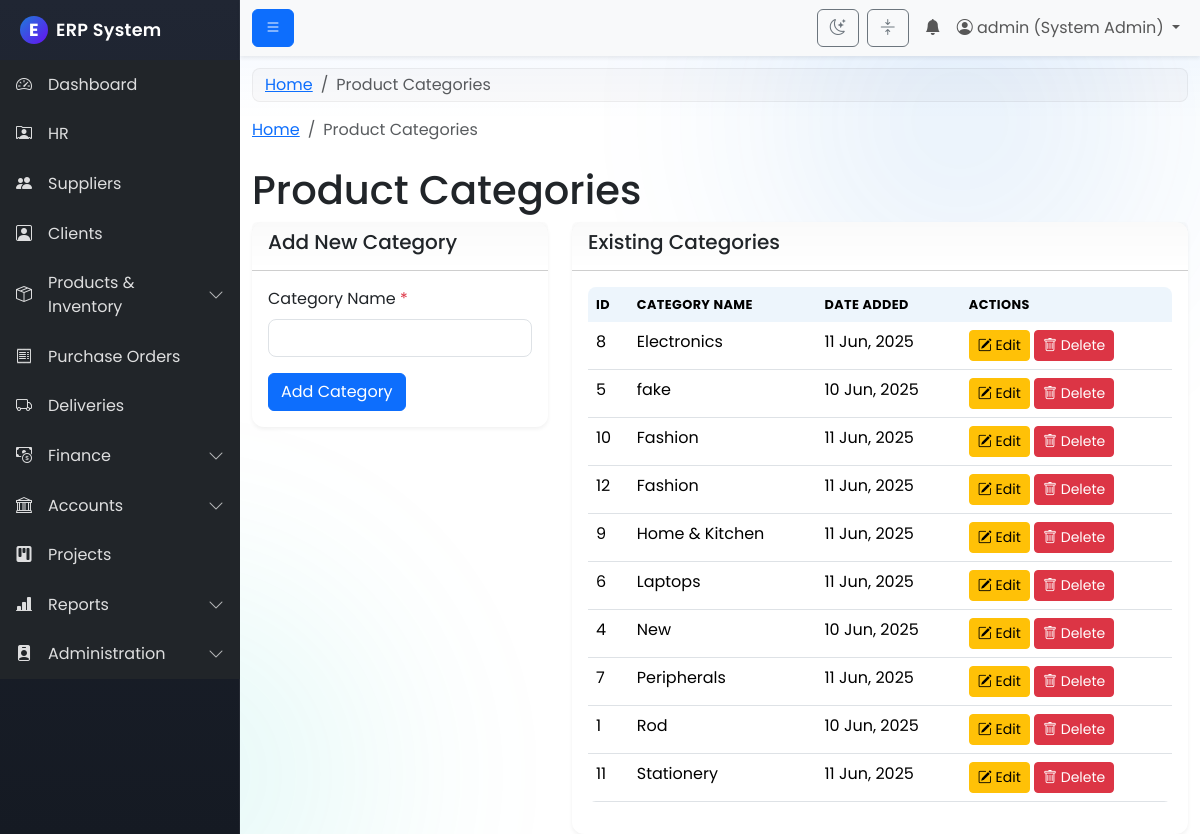
The page /modules/products/manage_categories.php (signed in) on the database as committed earlier.
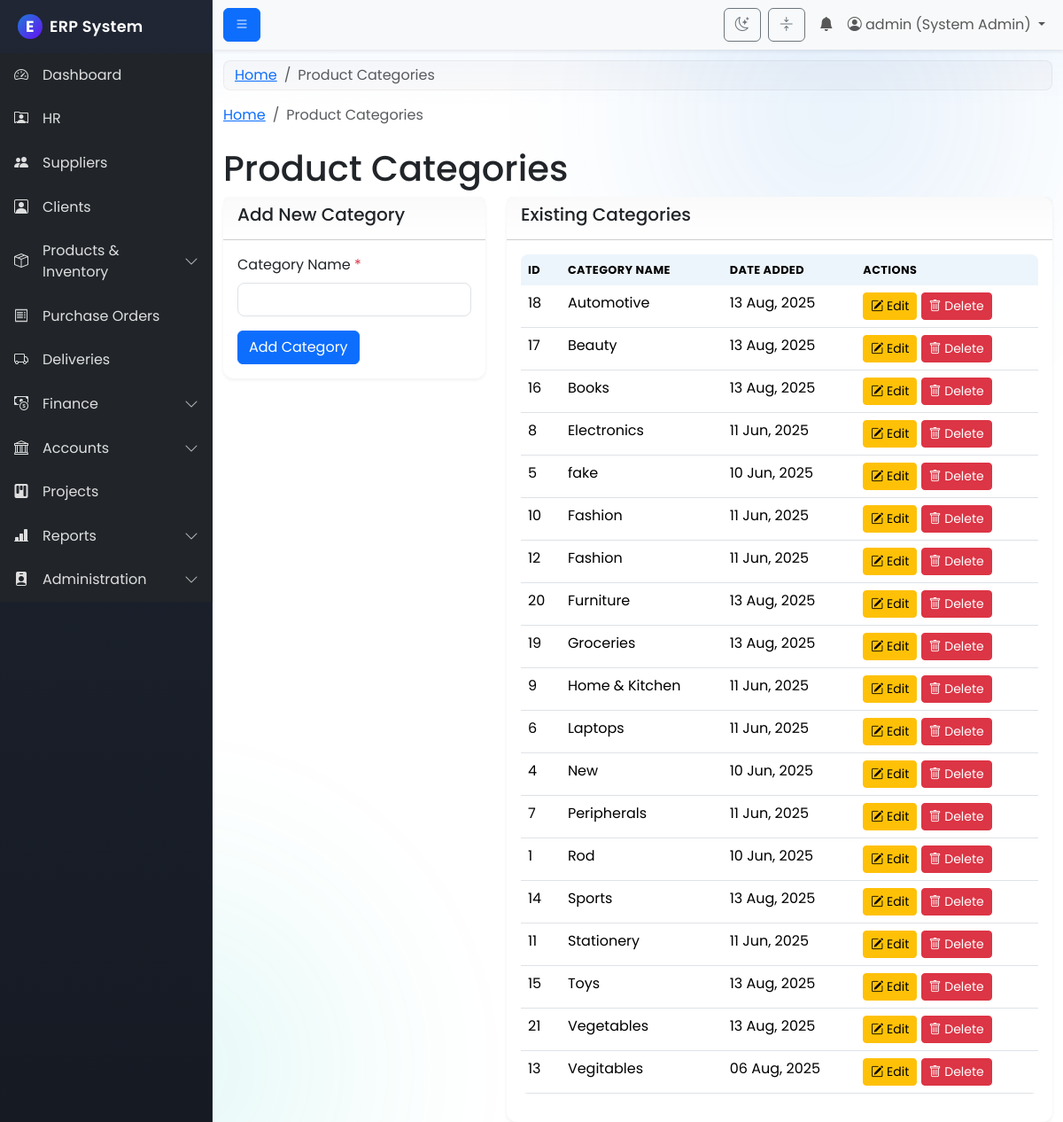
The same page on the database as committed later.
### tables this page shows
CREATE TABLE `product_categories` (
  `id` int(11) NOT NULL,
  `category_name` varchar(255) NOT NULL,
  `created_at` timestamp NOT NULL DEFAULT current_timestamp()
);

### includes/permissions.php (called while the page is built, shortened)
<?php
function has_permission($required_permissions) {
    if ($_SESSION['role_name'] == 'System Admin') {
        return true;
    }
    return false;
}
?>

### modules/products/manage_categories.php (the view, shortened to what this page needs)
<?php
$page_title = "Product Categories";
include('../../includes/header.php');
$conn = connect_db();
$sql = "SELECT * FROM product_categories ORDER BY category_name ASC";
$result = $conn->query($sql);
?>
<nav aria-label="breadcrumb">
  <ol class="breadcrumb">
    <li class="breadcrumb-item"><a href="/erp_project/dashboard.php">Home</a></li>
    <li class="breadcrumb-item active" aria-current="page">Product Categories</li>
  </ol>
</nav>
<h1 class="mt-4"><?php echo $page_title; ?></h1>
<div class="row">
    <?php if (has_permission(['Manager', 'Procurement Officer'])): ?>
        <div class="col-md-4">
            <div class="card">
                <div class="card-header">
                    <h5>Add New Category</h5>
                </div>
                <div class="card-body">
                    <form action="handle_add_category.php" method="POST">
                        <div class="mb-3">
                            <label for="category_name" class="form-label">Category Name <span class="text-danger">*</span></label>
                            <input type="text" class="form-control" id="category_name" name="category_name" required>
                        </div>
                        <button type="submit" class="btn btn-primary">Add Category</button>
                    </form>
                </div>
            </div>
        </div>
    <?php endif; ?>
    <div class="<?php echo has_permission(['Manager', 'Procurement Officer']) ? 'col-md-8' : 'col-md-12'; ?>">
        <div class="card">
            <div class="card-header">
                <h5>Existing Categories</h5>
            </div>
            <div class="card-body">
                <table class="table table-hover">
                    <thead>
                        <tr>
                            <th>ID</th>
                            <th>Category Name</th>
                            <th>Date Added</th>
                            <?php if (has_permission('Manager')): ?>
                                <th>Actions</th>
                            <?php endif; ?>
                        </tr>
                    </thead>
                    <tbody>
                        <?php if ($result && $result->num_rows > 0): ?>
                            <?php while($row = $result->fetch_assoc()): ?>
                                <tr>
                                    <td><?php echo $row['id']; ?></td>
                                    <td><?php echo htmlspecialchars($row['category_name']); ?></td>
                                    <td><?php echo date("d M, Y", strtotime($row['created_at'])); ?></td>
                                    <?php if (has_permission('Manager')): ?>
                                        <td>
                                            <button type="button" class="btn btn-sm btn-warning"
                                                    data-bs-toggle="modal"
                                                    data-bs-target="#editCategoryModal"
                                                    data-id="<?php echo $row['id']; ?>"
                                                    data-name="<?php echo htmlspecialchars($row['category_name']); ?>">
                                                <i class="bi bi-pencil-square"></i> Edit
                                            </button>
                                            <?php if (has_permission('Admin')):  ?>
                                            <button type="button" class="btn btn-sm btn-danger"
                                                    data-bs-toggle="modal"
                                                    data-bs-target="#deleteCategoryModal"
                                                    data-id="<?php echo $row['id']; ?>"
                                                    data-name="<?php echo htmlspecialchars($row['category_name']); ?>">
                                                <i class="bi bi-trash"></i> Delete
                                            </button>
                                            <?php endif; ?>
                                        </td>
                                    <?php endif; ?>
                                </tr>
                            <?php endwhile; ?>
                        <?php else: ?>
                            <tr>
                                <td colspan="4" class="text-center text-muted">No categories found.</td>
                            </tr>
                        <?php endif; ?>
                    </tbody>
                </table>
            </div>
        </div>
    </div>
</div>
<?php
include('../../includes/footer.php');
?>

### includes/header.php (shortened to what this page needs)
<?php
require_once 'permissions.php';
?>
<!DOCTYPE html>
<html lang="en" data-bs-theme="light">
<head>
    <link href="https://cdn.jsdelivr.net/npm/bootstrap@5.3.3/dist/css/bootstrap.min.css" rel="stylesheet">
    <link rel="stylesheet" href="https://cdn.jsdelivr.net/npm/bootstrap-icons@1.11.3/font/bootstrap-icons.min.css">
    <link rel="stylesheet" href="https://cdn.datatables.net/1.13.7/css/dataTables.bootstrap5.min.css">
    <link rel="stylesheet" href="/erp_project/assets/css/style.css">
</head>
<body>
<div class="d-flex" id="wrapper">
    <div class="bg-dark border-right" id="sidebar-wrapper">
        <div class="sidebar-heading text-white fw-semibold d-flex align-items-center gap-2"><span class="brand-logo">E</span><span>ERP System</span> </div>
        <div class="list-group list-group-flush">
            <a href="/erp_project/dashboard.php" class="list-group-item list-group-item-action bg-dark text-white"><i class="bi bi-speedometer2 me-2"></i>Dashboard</a>
            <?php if (has_permission('hr_view') || has_permission('hr_manage')): ?>
            <a href="/erp_project/modules/hr/view_employees.php" class="list-group-item list-group-item-action bg-dark text-white"><i class="bi bi-person-rolodex me-2"></i>HR</a>
            <?php endif; ?>
            <?php if (has_permission('supplier_view') || has_permission('po_create')): ?>
            <a href="/erp_project/modules/suppliers/view_suppliers.php" class="list-group-item list-group-item-action bg-dark text-white"><i class="bi bi-people-fill me-2"></i>Suppliers</a>
            <?php endif; ?>
            <?php if (has_permission('client_manage')): ?>
            <a href="/erp_project/modules/clients/view_clients.php" class="list-group-item list-group-item-action bg-dark text-white"><i class="bi bi-person-square me-2"></i>Clients</a>
            <?php endif; ?>
            <?php if (has_permission('inventory_view') || has_permission('asset_view') || has_permission('product_view') || has_permission('po_create')): ?>
            <a href="#productSubmenu" data-bs-toggle="collapse" class="list-group-item list-group-item-action bg-dark text-white"><i class="bi bi-box-seam me-2"></i>Products & Inventory</a>
            <?php endif; ?>
            <?php if (has_permission('po_view') || has_permission('po_create')): ?>
            <a href="/erp_project/modules/purchase_orders/view_pos.php" class="list-group-item list-group-item-action bg-dark text-white"><i class="bi bi-receipt me-2"></i>Purchase Orders</a>
            <?php endif; ?>
            <?php if (has_permission('inventory_view') || has_permission('procurement_view')): ?>
            <a href="/erp_project/modules/deliveries/view_deliveries.php" class="list-group-item list-group-item-action bg-dark text-white"><i class="bi bi-truck me-2"></i>Deliveries</a>
            <?php endif; ?>
            <?php if (has_permission('finance_view') || has_permission('payment_manage') || has_permission('budget_manage')): ?>
            <a href="#financeSubmenu" data-bs-toggle="collapse" class="list-group-item list-group-item-action bg-dark text-white"><i class="bi bi-cash-coin me-2"></i>Finance</a>
            <?php endif; ?>
            <?php if (has_permission('finance_view') || has_permission('reports_full_access')): ?>
            <a href="#accountsSubmenu" data-bs-toggle="collapse" class="list-group-item list-group-item-action bg-dark text-white"><i class="bi bi-bank me-2"></i>Accounts</a>
            <?php endif; ?>
            <?php if (has_permission('project_full_access') || has_permission('project_create')): ?>
            <a href="/erp_project/modules/projects/view_projects.php" class="list-group-item list-group-item-action bg-dark text-white"><i class="bi bi-kanban-fill me-2"></i>Projects</a>
            <?php endif; ?>
            <?php if (has_permission('reports_full_access') || has_permission('reports_po_only')): ?>
            <a href="#reportsSubmenu" data-bs-toggle="collapse" class="list-group-item list-group-item-action bg-dark text-white"><i class="bi bi-bar-chart-line-fill me-2"></i>Reports</a>
            <?php endif; ?>
            <?php if (has_permission('user_manage') || has_permission('supplier_info_approve')): ?>
            <a href="#adminSubmenu" data-bs-toggle="collapse" class="list-group-item list-group-item-action bg-dark text-white"><i class="bi bi-person-badge-fill me-2"></i>Administration</a>
            <?php endif; ?>
        </div>
    </div>
    <div id="page-content-wrapper" class="flex-grow-1">
        <nav class="navbar navbar-expand-lg bg-body-tertiary shadow-sm sticky-top">
            <div class="container-fluid">
                <button class="btn btn-primary" id="menu-toggle"><i class="bi bi-list"></i></button>
                <div class="collapse navbar-collapse" id="navbarSupportedContent">
                    <ul class="navbar-nav ms-auto mt-2 mt-lg-0 align-items-center">
                        <li class="nav-item me-2 d-flex align-items-center">
                            <button class="btn btn-outline-secondary" id="theme-toggle" type="button" aria-label="Toggle theme"><i class="bi bi-moon-stars"></i></button>
                        </li>
                        <li class="nav-item me-2 d-flex align-items-center">
                            <button class="btn btn-outline-secondary" id="density-toggle" type="button" aria-label="Toggle density" data-bs-toggle="tooltip" title="Compact density (Alt+D)"><i class="bi bi-arrows-collapse"></i></button>
                        </li>
                        <li class="nav-item dropdown">
                            <a class="nav-link" href="#" id="notificationDropdown" role="button" data-bs-toggle="dropdown" aria-expanded="false"><i class="bi bi-bell-fill"></i></a>
                        </li>
                        <li class="nav-item dropdown">
                            <a class="nav-link dropdown-toggle" id="navbarDropdown" href="#" role="button" data-bs-toggle="dropdown">
                                <i class="bi bi-person-circle"></i> <?php echo htmlspecialchars($_SESSION['username']); ?> (<?php echo htmlspecialchars($_SESSION['role_name']); ?>)
                            </a>
                        </li>
                    </ul>
                </div>
            </div>
        </nav>
        <div class="container-fluid">
            <div class="erp-breadcrumbs">
                <nav aria-label="breadcrumb">
                    <ol class="breadcrumb mb-0">
                        <li class="breadcrumb-item"><a href="/erp_project/dashboard.php">Home</a></li>
                        <li class="breadcrumb-item active" aria-current="page"><?php echo isset($page_title) ? htmlspecialchars($page_title) : 'Dashboard'; ?></li>
                    </ol>
                </nav>
            </div>

### includes/footer.php (shortened to what this page needs)
</div> </div> </div>
</body>
</html>

### assets/css/style.css (style rules this page uses)
:root { --erp-sidebar-width: 15rem; --erp-brand-primary: #1e7bd9; --erp-brand-secondary: #6c757d; --erp-brand-accent: #00c4b3; --erp-shadow-sm: 0 0.125rem 0.25rem rgba(0,0,0,.06); --erp-shadow-md: 0 0.5rem 1rem rgba(0,0,0,.12); --gradient-blue: linear-gradient(135deg, #667eea 0%, #764ba2 100%); --gradient-orange: linear-gradient(135deg, #f093fb 0%, #f5576c 100%); --gradient-green: linear-gradient(135deg, #4facfe 0%, #00f2fe 100%); --gradient-purple: linear-gradient(135deg, #a8edea 0%, #fed6e3 100%); }
body { font-family: 'Poppins', sans-serif; background: var(--bs-body-bg); color: var(--bs-body-color); }
#wrapper { overflow-x: hidden; min-height: 100vh; background: linear-gradient(180deg, rgba(13, 110, 253, 0.06), transparent 120px) no-repeat; }
#sidebar-wrapper { min-height: 100vh; margin-left: calc(-1 * var(--erp-sidebar-width)); transition: margin .25s ease-out, box-shadow .25s ease-out; width: var(--erp-sidebar-width); background: linear-gradient(180deg, #202633 0%, #151a23 100%); box-shadow: inset -1px 0 0 rgba(255,255,255,.06); }
#sidebar-wrapper .sidebar-heading { padding: 1rem 1.25rem; font-size: 1.1rem; letter-spacing: .3px; }
#sidebar-wrapper .brand-logo { display: inline-grid; place-items: center; width: 28px; height: 28px; border-radius: 50%; background: linear-gradient(135deg, var(--erp-brand-primary), #6610f2); color: #fff; font-weight: 700; }
#sidebar-wrapper .list-group { width: var(--erp-sidebar-width); }
#sidebar-wrapper .list-group-item { border: 0; padding: .8rem 1rem; display: flex; align-items: center; gap: .5rem; color: rgba(255,255,255,.85) !important; background: transparent; transition: background .2s ease, color .2s ease, padding-left .2s ease; }
#page-content-wrapper { min-width: 100vw; }
@media (min-width: 768px) { #sidebar-wrapper { margin-left: 0; } }
@media (min-width: 768px) { #page-content-wrapper { min-width: 0; width: 100%; } }
.navbar.bg-body-tertiary { backdrop-filter: saturate(150%) blur(6px); }
.navbar .nav-link { position: relative; }
.card { border: 0; border-radius: .75rem; box-shadow: var(--erp-shadow-sm); transition: transform .2s ease, box-shadow .2s ease; }
.table { border-radius: .5rem; overflow: hidden; }
.table thead th { background: rgba(30,123,217,.08); border-bottom: 0; }
.form-control, .form-select { border-radius: .5rem; }
.btn { transition: transform .05s ease, box-shadow .2s ease; }
.btn-primary { box-shadow: 0 0 0 rgba(13,110,253,.0); }
#page-content-wrapper { opacity: 0; }
#page-content-wrapper.page-ready { opacity: 1; transition: opacity .35s ease; }
body::before, body::after { content: ""; position: fixed; z-index: -1; width: 60vmax; height: 60vmax; border-radius: 50%; filter: blur(80px); opacity: .12; pointer-events: none; }
body::before { top: -20vmax; right: -10vmax; background: radial-gradient(ellipse at center, var(--erp-brand-primary) 0%, transparent 60%); }
body::after { bottom: -25vmax; left: -15vmax; background: radial-gradient(ellipse at center, var(--erp-brand-accent) 0%, transparent 60%); }
.btn { position: relative; overflow: hidden; }
.table thead th { text-transform: uppercase; letter-spacing: .4px; font-size: .8rem; }
#sidebar-wrapper a[data-bs-toggle="collapse"]::after { content: "\f282"; font-family: "bootstrap-icons"; margin-left: auto; transition: transform .2s ease; opacity: .8; }
.card > .card-header { background: linear-gradient(180deg, rgba(0,0,0,.02), transparent); font-weight: 600; }
.erp-breadcrumbs { background: rgba(0,0,0,.02); border: 1px solid rgba(0,0,0,.05); padding: .25rem .75rem; border-radius: .5rem; margin: .75rem 0 1rem; }
.erp-breadcrumbs .breadcrumb { margin: 0; }
#sidebar-wrapper { background: linear-gradient(180deg, #202633 0%, #151a23 100%); box-shadow: inset -1px 0 0 rgba(255,255,255,.06); }
.table thead th { background: rgba(30,123,217,.08); }

Rows that differ between the two databases and show on the page:
added product_categories: id "18", category_name "Automotive", created_at "13 Aug, 2025"
added product_categories: id "17", category_name "Beauty", created_at "13 Aug, 2025"
added product_categories: id "16", category_name "Books", created_at "13 Aug, 2025"
added product_categories: id "20", category_name "Furniture", created_at "13 Aug, 2025"
added product_categories: id "19", category_name "Groceries", created_at "13 Aug, 2025"
added product_categories: id "14", category_name "Sports", created_at "13 Aug, 2025"
added product_categories: id "15", category_name "Toys", created_at "13 Aug, 2025"
added product_categories: id "21", category_name "Vegetables", created_at "13 Aug, 2025"
added product_categories: id "13", category_name "Vegitables", created_at "06 Aug, 2025"
